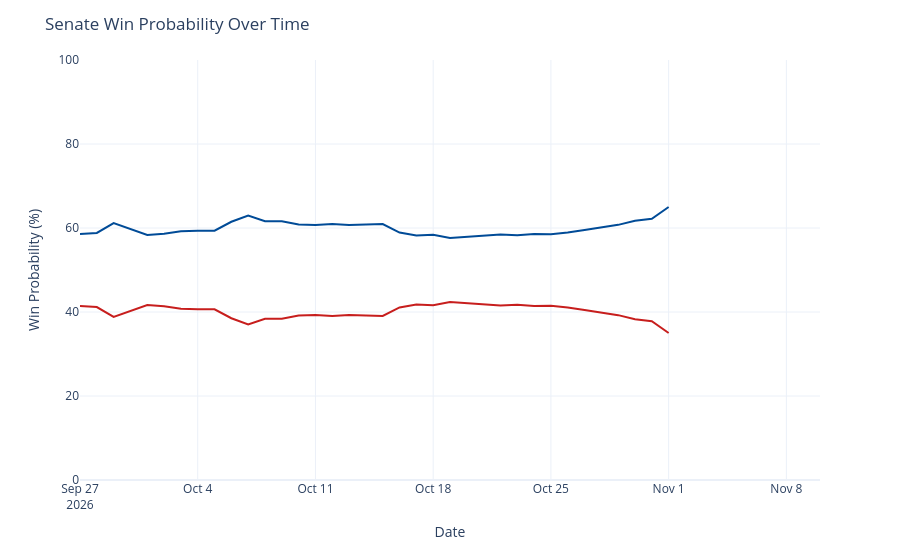

Write notebook code for a chart like this one.
### Code cell
chance_over_time = output_ts[(output_ts['geo'] == 'US Senate') &
                             (output_ts['type'] == 'chance')]
chance_over_time['rep_chance'] = chance_over_time['y'].map(lambda x: 100 - x)
chance_over_time = chance_over_time.rename({'y': 'Democrats', 'rep_chance': 'Republicans'}, axis=1)
chance_time_ser = px.line(chance_over_time, x='date', y=['Democrats', 'Republicans'], template='plotly_white',
                         color_discrete_map={'Democrats': '#004b97', 'Republicans': '#c71e1d'},)
chance_time_ser.update_traces(hovertemplate="%{y:.1f}%")
chance_time_ser.update_layout(
    xaxis=dict(range=[pd.to_datetime('2026-09-27'), pd.to_datetime('2026-11-10')]),
    yaxis=dict(range=[0, 100]),
    xaxis_title='Date',
    yaxis_title='Win Probability (%)',
    title=dict(text="Senate Win Probability Over Time"),
    hovermode="x",
    showlegend=False
)
chance_time_ser

### Figure 1 — Plotly figure (JSON) as saved in the notebook; plotly's stock layout.template omitted (floating-point values rounded to 4 significant figures)
{"data": [{"hovertemplate": "%{y:.1f}%", "legendgroup": "Democrats", "line": {"color": "#004b97", "dash": "solid"}, "marker": {"symbol": "circle"}, "mode": "lines", "name": "Democrats", "orientation": "v", "showlegend": true, "type": "scatter", "x": ["2026-09-27", "2026-09-28", "2026-09-29", "2026-09-30", "2026-10-01", "2026-10-02", "2026-10-03", "2026-10-04", "2026-10-05", "2026-10-06", "2026-10-07", "2026-10-08", "2026-10-09", "2026-10-10", "2026-10-11", "2026-10-12", "2026-10-13", "2026-10-15", "2026-10-16", "2026-10-17", "2026-10-18", "2026-10-19", "2026-10-20", "2026-10-21", "2026-10-22", "2026-10-23", "2026-10-24", "2026-10-25", "2026-10-26", "2026-10-27", "2026-10-29", "2026-10-30", "2026-10-31", "2026-11-01"], "xaxis": "x", "y": [58.6, 58.83, 61.17, 59.8, 58.36, 58.64, 59.21, 59.34, 59.36, 61.49, 62.99, 61.61, 61.59, 60.85, 60.69, 60.92, 60.74, 60.95, 58.91, 58.21, 58.41, 57.61, 57.88, 58.25, 58.48, 58.3, 58.59, 58.54, 58.91, 59.54, 60.75, 61.7, 62.2, 65.0], "yaxis": "y"}, {"hovertemplate": "%{y:.1f}%", "legendgroup": "Republicans", "line": {"color": "#c71e1d", "dash": "solid"}, "marker": {"symbol": "circle"}, "mode": "lines", "name": "Republicans", "orientation": "v", "showlegend": true, "type": "scatter", "x": ["2026-09-27", "2026-09-28", "2026-09-29", "2026-09-30", "2026-10-01", "2026-10-02", "2026-10-03", "2026-10-04", "2026-10-05", "2026-10-06", "2026-10-07", "2026-10-08", "2026-10-09", "2026-10-10", "2026-10-11", "2026-10-12", "2026-10-13", "2026-10-15", "2026-10-16", "2026-10-17", "2026-10-18", "2026-10-19", "2026-10-20", "2026-10-21", "2026-10-22", "2026-10-23", "2026-10-24", "2026-10-25", "2026-10-26", "2026-10-27", "2026-10-29", "2026-10-30", "2026-10-31", "2026-11-01"], "xaxis": "x", "y": [41.4, 41.17, 38.83, 40.2, 41.64, 41.36, 40.79, 40.66, 40.64, 38.51, 37.01, 38.39, 38.41, 39.15, 39.31, 39.08, 39.26, 39.05, 41.09, 41.79, 41.59, 42.39, 42.12, 41.75, 41.52, 41.7, 41.41, 41.46, 41.09, 40.46, 39.25, 38.3, 37.8, 35.0], "yaxis": "y"}], "layout": {"hovermode": "x", "legend": {"title": {"text": "variable"}, "tracegroupgap": 0}, "margin": {"t": 60}, "showlegend": false, "title": {"text": "Senate Win Probability Over Time"}, "xaxis": {"anchor": "y", "domain": [0, 1], "range": ["2026-09-27T00:00:00", "2026-11-10T00:00:00"], "title": {"text": "Date"}}, "yaxis": {"anchor": "x", "domain": [0, 1], "range": [0, 100], "title": {"text": "Win Probability (%)"}}}}
